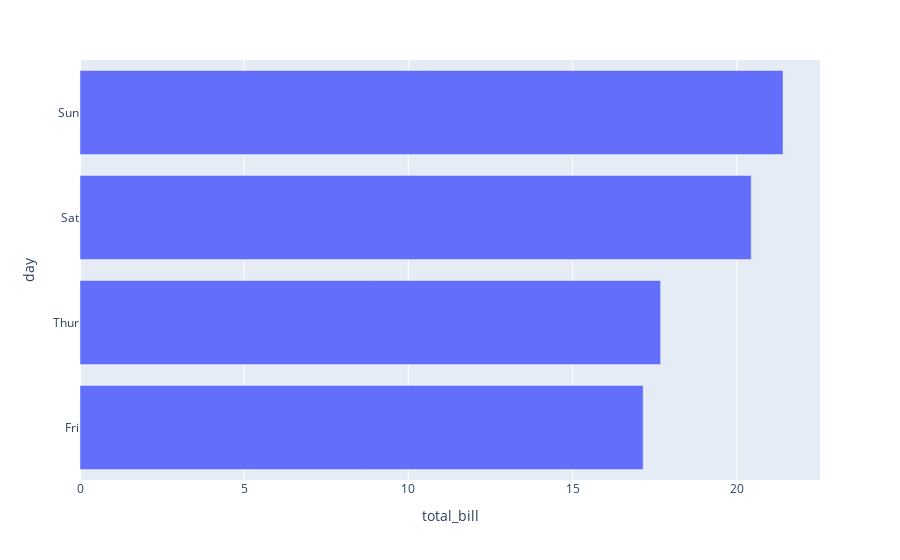

The notebook cell saved with this chart:
### Markdown cell above
#### Plot

### Code cell
import plotly.express as px

px.bar(data_frame=dff, y='day', x='total_bill')

### Figure 1 — Plotly figure (JSON) as saved in the notebook; plotly's stock layout.template omitted (floating-point values rounded to 4 significant figures)
{"data": [{"alignmentgroup": "True", "hovertemplate": "total_bill=%{x}<br>day=%{y}<extra></extra>", "legendgroup": "", "marker": {"color": "#636efa", "pattern": {"shape": ""}}, "name": "", "offsetgroup": "", "orientation": "h", "showlegend": false, "textposition": "auto", "type": "bar", "x": [17.15, 17.68, 20.44, 21.41], "xaxis": "x", "y": ["Fri", "Thur", "Sat", "Sun"], "yaxis": "y"}], "layout": {"autosize": true, "barmode": "relative", "legend": {"tracegroupgap": 0}, "margin": {"t": 60}, "xaxis": {"anchor": "y", "autorange": true, "domain": [0, 1], "range": [0, 22.54], "title": {"text": "total_bill"}, "type": "linear"}, "yaxis": {"anchor": "x", "autorange": true, "domain": [0, 1], "range": [-0.5, 3.5], "title": {"text": "day"}, "type": "category"}}}
